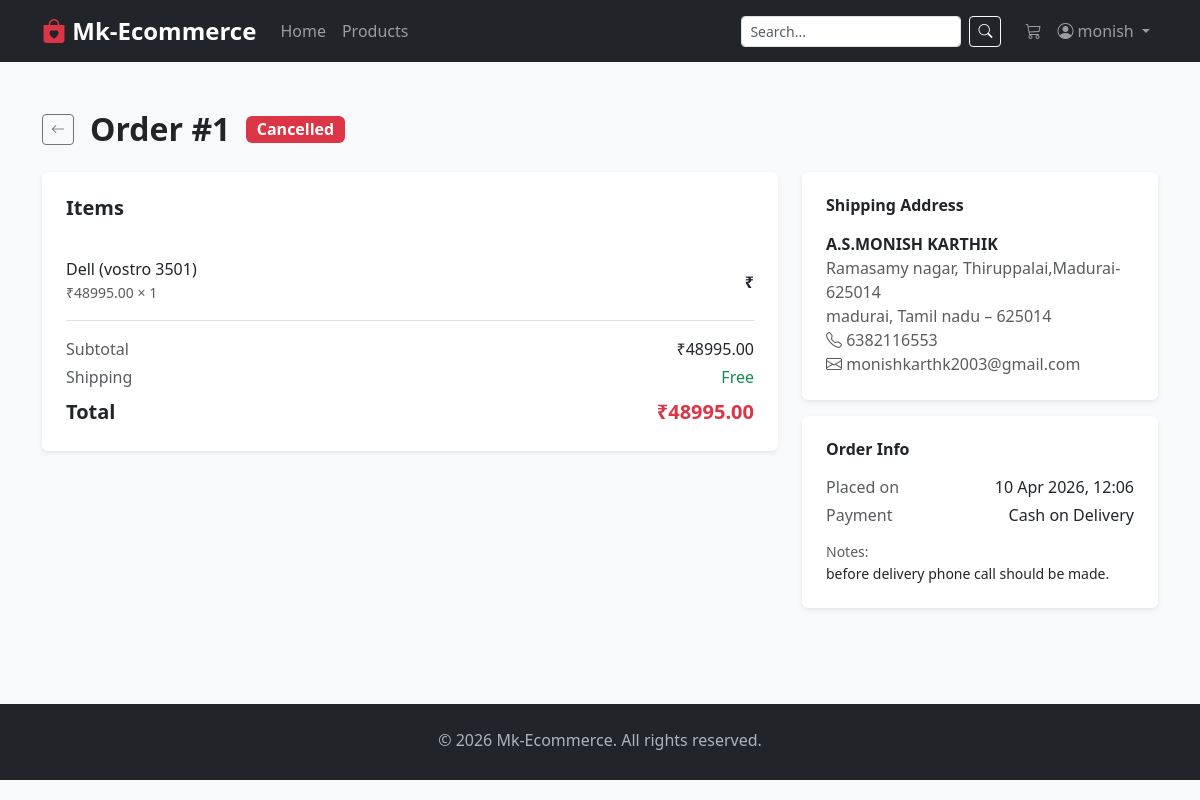
The page /orders/my-orders/1/ (signed in) on the database its author committed.
### orders/models.py (models this page shows, shortened)
class Order(models.Model):
    STATUS_CHOICES = [
        ('pending', 'Pending'),
        ('confirmed', 'Confirmed'),
        ('processing', 'Processing'),
        ('shipped', 'Shipped'),
        ('delivered', 'Delivered'),
        ('cancelled', 'Cancelled'),
    ]
    PAYMENT_CHOICES = [
        ('cod', 'Cash on Delivery'),
        ('online', 'Online Payment'),
    ]
    user = models.ForeignKey(User, on_delete=models.CASCADE, related_name='orders')
    status = models.CharField(max_length=20, choices=STATUS_CHOICES, default='pending')
    payment_method = models.CharField(max_length=20, choices=PAYMENT_CHOICES, default='cod')
    is_paid = models.BooleanField(default=False)
    full_name = models.CharField(max_length=200)
    email = models.EmailField()
    phone = models.CharField(max_length=20)
    address = models.TextField()
    city = models.CharField(max_length=100)
    state = models.CharField(max_length=100)
    pincode = models.CharField(max_length=10)
    subtotal = models.DecimalField(max_digits=10, decimal_places=2)
    shipping_fee = models.DecimalField(max_digits=10, decimal_places=2, default=0)
    total = models.DecimalField(max_digits=10, decimal_places=2)
    notes = models.TextField(blank=True)
    created_at = models.DateTimeField(auto_now_add=True)
    updated_at = models.DateTimeField(auto_now=True)
    class Meta:
        ordering = ['-created_at']

class OrderItem(models.Model):
    order = models.ForeignKey(Order, on_delete=models.CASCADE, related_name='items')
    product = models.ForeignKey(Product, on_delete=models.SET_NULL, null=True)
    product_name = models.CharField(max_length=300)
    price = models.DecimalField(max_digits=10, decimal_places=2)
    quantity = models.PositiveIntegerField()

### orders/views.py (the view)
# urls.py: path('my-orders/<int:order_id>/', views.order_detail, name='order_detail'),
@login_required
def order_detail(request, order_id):
    order = get_object_or_404(Order, id=order_id, user=request.user)
    return render(request, 'orders/order_detail.html', {'order': order})

### cart/context_processors.py (called while the page is built)
def cart_count(request):
    if request.user.is_authenticated:
        try:
            cart = Cart.objects.get(user=request.user)
            return {'cart_count': cart.total_items}
        except Cart.DoesNotExist:
            pass
    return {'cart_count': 0}

### cart/models.py (called while the page is built)
    @property
    def total_items(self):
        return sum(item.quantity for item in self.items.all())

### orders/templates/orders/order_detail.html (shortened to what this page needs)
{% extends "base.html" %}
{% block content %}
<div class="container py-5">
  <div class="d-flex align-items-center gap-3 mb-4">
    <a href="{% url 'order_list' %}" class="btn btn-outline-secondary btn-sm"><i class="bi bi-arrow-left"></i></a>
    <h2 class="fw-bold mb-0">Order #{{ order.id }}</h2>
    <span class="badge fs-6
      {% if order.status == 'delivered' %}bg-success
      {% elif order.status == 'cancelled' %}bg-danger
      {% elif order.status == 'shipped' %}bg-info
      {% elif order.status == 'processing' %}bg-primary
      {% else %}bg-warning text-dark{% endif %}">
      {{ order.get_status_display }}
    </span>
  </div>
  <div class="row g-4">
    <div class="col-lg-8">
      <div class="card border-0 shadow-sm p-4">
        <h5 class="fw-bold mb-4">Items</h5>
        {% for item in order.items.all %}
        <div class="d-flex justify-content-between align-items-center py-3 border-bottom">
          <div>
            <h6 class="mb-0">{{ item.product_name }}</h6>
            <small class="text-muted">₹{{ item.price }} × {{ item.quantity }}</small>
          </div>
          <strong>₹{{ item.get_total_price }}</strong>
        </div>
        {% endfor %}
        <div class="d-flex justify-content-between mt-3">
          <span class="text-muted">Subtotal</span>
          <span>₹{{ order.subtotal }}</span>
        </div>
        <div class="d-flex justify-content-between mt-1">
          <span class="text-muted">Shipping</span>
          <span>{% if order.shipping_fee == 0 %}<span class="text-success">Free</span>{% else %}₹{{ order.shipping_fee
            }}{% endif %}</span>
        </div>
        <div class="d-flex justify-content-between fw-bold fs-5 mt-2">
          <span>Total</span>
          <span class="text-danger">₹{{ order.total }}</span>
        </div>
      </div>
    </div>
    <div class="col-lg-4">
      <div class="card border-0 shadow-sm p-4 mb-3">
        <h6 class="fw-bold mb-3">Shipping Address</h6>
        <p class="mb-0 text-muted">
          <strong class="text-dark">{{ order.full_name }}</strong><br>
          {{ order.address }}<br>
          {{ order.city }}, {{ order.state }} – {{ order.pincode }}<br>
          <i class="bi bi-telephone"></i> {{ order.phone }}<br>
          <i class="bi bi-envelope"></i> {{ order.email }}
        </p>
      </div>
      <div class="card border-0 shadow-sm p-4">
        <h6 class="fw-bold mb-3">Order Info</h6>
        <div class="d-flex justify-content-between mb-1">
          <span class="text-muted">Placed on</span>
          <span>{{ order.created_at|date:"d M Y, H:i" }}</span>
        </div>
        <div class="d-flex justify-content-between mb-1">
          <span class="text-muted">Payment</span>
          <span>{{ order.get_payment_method_display }}</span>
        </div>
        {% if order.notes %}
        <div class="mt-2">
          <small class="text-muted">Notes:</small>
          <p class="small mb-0">{{ order.notes }}</p>
        </div>
        {% endif %}
      </div>
    </div>
  </div>
</div>
{% endblock %}

### myapp/templates/base.html (shortened to what this page needs)
<!DOCTYPE html>
<html lang="en">
<head>
  <link href="https://cdn.jsdelivr.net/npm/bootstrap@5.3.0/dist/css/bootstrap.min.css" rel="stylesheet">
  <link href="https://cdn.jsdelivr.net/npm/bootstrap-icons@1.11.0/font/bootstrap-icons.css" rel="stylesheet">
</head>
<body>
<nav class="navbar navbar-expand-lg navbar-dark bg-dark sticky-top">
  <div class="container">
    <a class="navbar-brand" href="{% url 'home' %}">
      <i class="bi bi-bag-heart-fill text-danger"></i> Mk-Ecommerce
    </a>
    <div class="collapse navbar-collapse" id="navMenu">
      <ul class="navbar-nav me-auto">
        <li class="nav-item"><a class="nav-link" href="{% url 'home' %}">Home</a></li>
        <li class="nav-item"><a class="nav-link" href="{% url 'product_list' %}">Products</a></li>
      </ul>
      <form class="d-flex me-3" method="GET" action="{% url 'product_list' %}">
        <input class="form-control form-control-sm me-2" type="search" name="q" placeholder="Search..." value="{{ request.GET.q }}">
        <button class="btn btn-sm btn-outline-light" type="submit"><i class="bi bi-search"></i></button>
      </form>
      <ul class="navbar-nav">
        {% if user.is_authenticated %}
          <li class="nav-item">
            <a class="nav-link" href="{% url 'cart_detail' %}">
              <i class="bi bi-cart3"></i>
            </a>
          </li>
          <li class="nav-item dropdown">
            <a class="nav-link dropdown-toggle" href="#" data-bs-toggle="dropdown">
              <i class="bi bi-person-circle"></i> {{ user.username }}
            </a>
          </li>
        {% else %}
          <li class="nav-item"><a class="nav-link" href="{% url 'login' %}">Login</a></li>
          <li class="nav-item"><a class="nav-link btn btn-sm btn-danger ms-2 px-3" href="{% url 'register' %}">Sign Up</a></li>
        {% endif %}
      </ul>
    </div>
  </div>
</nav>
<main>
  {% block content %}{% endblock %}
</main>
<footer class="mt-5 py-4">
  <div class="container text-center">
    <p class="mb-1">&copy; 2026 Mk-Ecommerce. All rights reserved.</p>
  </div>
</footer>
</body>
</html>

### myapp/templates/base.html (style rules this page uses)
body { background: #f8f9fa; }
.navbar-brand { font-weight: 700; font-size: 1.5rem; }
footer { background: #212529; color: #adb5bd; }

### rows shown on the page
Order: id "1", status "Cancelled", subtotal "48995.00", total "48995.00", full_name "A.S.MONISH KARTHIK", address "Ramasamy nagar, Thiruppalai,Madurai-625014", city "madurai", state "Tamil nadu", pincode "625014", phone "6382116553", email "monishkarthk2003@gmail.com", created_at "10 Apr 2026, 12:06", payment_method "Cash on Delivery", notes "before delivery phone call should be made."
OrderItem: product_name "Dell (vostro 3501)", price "48995.00", quantity "1"

### other values the page prints
{{ user.username }} "monish"
